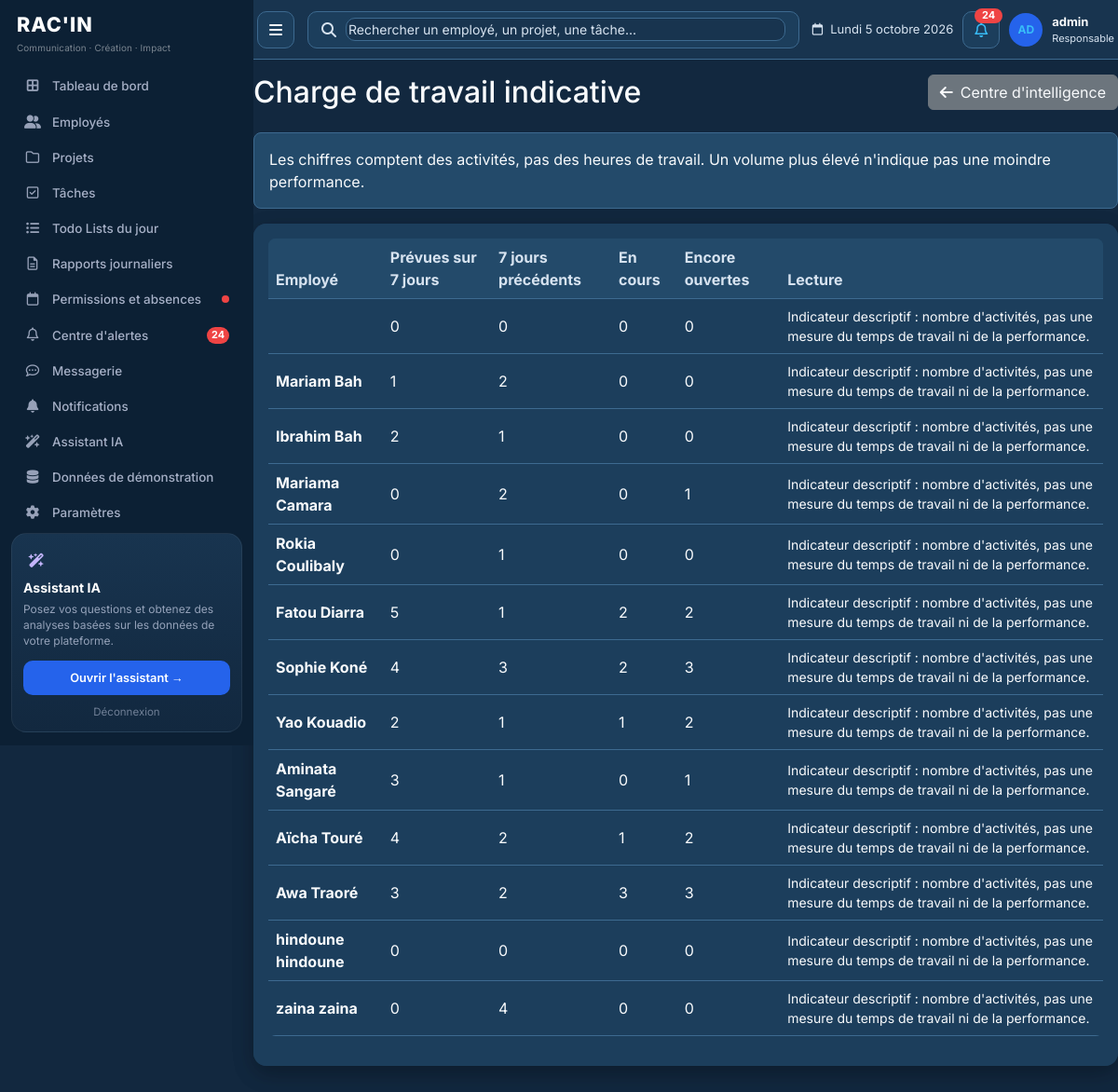
/decision-ai/workload-analysis/ (signed in), run on the app's committed database.
### authentication/models.py (models this page shows, shortened)
class User(AbstractUser):
    ROLE_CHOICES = [
        ('admin', _('Administrateur')),
        ('employee', _('Employé')),
    ]
    GENDER_CHOICES = [
        ('M', _('Homme')),
        ('F', _('Femme')),
        ('O', _('Autre')),
    ]
    role = models.CharField(
        max_length=20,
        choices=ROLE_CHOICES,
        default='employee',
        verbose_name=_('Rôle')
    )
    photo = models.ImageField(
        upload_to='profile_photos/',
        blank=True,
        null=True,
        verbose_name=_('Photo de profil')
    )
    phone = models.CharField(
        max_length=20,
        blank=True,
        verbose_name=_('Téléphone')
    )
    birth_date = models.DateField(
        blank=True,
        null=True,
        verbose_name=_('Date de naissance')
    )
    gender = models.CharField(
        max_length=1,
        choices=GENDER_CHOICES,
        blank=True,
        null=True,
        verbose_name=_('Genre')
    )
    address = models.TextField(
        blank=True,
        verbose_name=_('Adresse')
    )
    bio = models.TextField(
        blank=True,
        verbose_name=_('Bio')
    )
    is_demo = models.BooleanField(
        default=False,
        verbose_name=_('Donnée de démonstration'),
        help_text=_("Compte créé par le générateur. Il ne représente pas un employé réel."),
    )
    class Meta:
        verbose_name = _('Utilisateur')
        verbose_name_plural = _('Utilisateurs')
    def is_admin(self):
        return self.role == 'admin'

### employees/models.py (models this page shows, shortened)
class Employee(models.Model):
    STATUS_CHOICES = [
        ('active', _('Actif')),
        ('inactive', _('Inactif')),
        ('on_leave', _('En congé')),
    ]
    POSITION_CHOICES = [
        ('designer', _('Designer')),
        ('developer', _('Développeur')),
        ('project_manager', _('Chef de projet')),
        ('marketing', _('Marketing')),
        ('content_writer', _('Rédacteur')),
        ('account_manager', _('Account Manager')),
        ('community_manager', _('Community Manager')),
        ('communication', _('Chargé de communication')),
        ('other', _('Autre')),
    ]
    user = models.OneToOneField(
        User,
        on_delete=models.CASCADE,
        related_name='employee_profile',
        verbose_name=_('Utilisateur')
    )
    position = models.CharField(
        max_length=50,
        choices=POSITION_CHOICES,
        verbose_name=_('Poste')
    )
    hire_date = models.DateField(
        verbose_name=_('Date d\'embauche')
    )
    status = models.CharField(
        max_length=20,
        choices=STATUS_CHOICES,
        default='active',
        verbose_name=_('Statut')
    )
    department = models.CharField(
        max_length=100,
        blank=True,
        verbose_name=_('Département')
    )
    salary = models.DecimalField(
        max_digits=10,
        decimal_places=2,
        blank=True,
        null=True,
        verbose_name=_('Salaire')
    )
    created_at = models.DateTimeField(
        auto_now_add=True,
        verbose_name=_('Créé le')
    )
    updated_at = models.DateTimeField(
        auto_now=True,
        verbose_name=_('Mis à jour le')
    )
    class Meta:
        verbose_name = _('Employé')
        verbose_name_plural = _('Employés')
        ordering = ['-hire_date']
    @property
    def full_name(self):
        return f"{self.user.first_name} {self.user.last_name}"

### decision_ai/views.py (the view)
# urls.py: path('workload-analysis/', views.workload_analysis, name='workload_analysis'),
@admin_required
def workload_analysis(request):
    today = _parse_date(request.GET.get('date')) or timezone.now().date()
    rows = workload_rows(today)
    return render(request, 'decision_ai/workload_analysis.html', {
        'workload_analysis': rows,
        'today': today,
    })

### dashboard/context_processors.py (called while the page is built, shortened)
def _header(user):
    today = timezone.localdate()
    name = (user.get_full_name() or '').strip() or user.username
    initials = (
        f'{(user.first_name[:1] if user.first_name else "")}'
        f'{(user.last_name[:1] if user.last_name else "")}'
    ).upper() or user.username[:2].upper()
    return {
        'header_name': name,
        'header_initials': initials,
        'header_role': 'Responsable' if user.is_admin() else 'Employé',
        'header_date_label': f'{DAYS[today.weekday()]} {today.day} {MONTHS[today.month - 1]} {today.year}',
    }

def _chat_unread(user):
    if user.is_admin():
        return Message.objects.filter(
            sender__role='employee',
            receiver__role='admin',
            read_at__isnull=True,
        ).count()
    return Message.objects.filter(receiver=user, read_at__isnull=True).count()

def sidebar_counts(request):
    if not request.user.is_authenticated:
        return {}
    unread = Notification.objects.filter(user=request.user, is_read=False).count()
    header = _header(request.user)
    if request.user.is_admin():
        today = timezone.now().date()
        return {
            **header,
            'sidebar_pending_permissions': PermissionRequest.objects.filter(status='pending').count(),
            'sidebar_reports_count': DailyReport.objects.filter(date__gte=today.replace(day=1)).count(),
            'sidebar_unread_messages': unread,
            'sidebar_chat_unread': _chat_unread(request.user),
        }

### decision_ai/analytics.py (called while the page is built)
def _counts(qs):
    return {
        'planned': qs.count(),
        'completed': qs.filter(status='completed').count(),
        'in_progress': qs.filter(status__in=IN_PROGRESS).count(),
        'todo': qs.filter(status='todo').count(),
        'not_done': qs.filter(status='not_done').count(),
        'cancelled': qs.filter(status='cancelled').count(),
    }

def tasks_between(employee, start, end):
    qs = employee.assigned_tasks.filter(
        Q(planned_date__gte=start, planned_date__lte=end)
        | Q(planned_date__isnull=True, due_date__gte=start, due_date__lte=end)
    )
    return _counts(qs)

### decision_ai/views.py (called while the page is built)
def _parse_date(value):
    if not value:
        return None
    try:
        return datetime.strptime(value, '%Y-%m-%d').date()
    except ValueError:
        return None

### templates/decision_ai/workload_analysis.html (shortened to what this page needs)
{% extends 'base.html' %}
{% block content %}
<div class="d-flex justify-content-between align-items-center mb-4">
    <h2 class="mb-0">Charge de travail indicative</h2>
    <a href="{% url 'decision_ai:center' %}" class="btn btn-secondary">
        <i class="fas fa-arrow-left me-2"></i>Centre d'intelligence
    </a>
</div>
<div class="alert alert-light border">
    Les chiffres comptent des activités, pas des heures de travail.
    Un volume plus élevé n'indique pas une moindre performance.
</div>
<div class="card">
    <div class="card-body">
        {% if workload_analysis %}
        <div class="table-responsive">
            <table class="table table-hover align-middle">
                <thead>
                    <tr>
                        <th>Employé</th>
                        <th>Prévues sur 7 jours</th>
                        <th>7 jours précédents</th>
                        <th>En cours</th>
                        <th>Encore ouvertes</th>
                        <th>Lecture</th>
                    </tr>
                </thead>
                <tbody>
                    {% for item in workload_analysis %}
                    <tr>
                        <td><strong>{{ item.employee.full_name }}</strong></td>
                        <td>{{ item.planned }}</td>
                        <td>{{ item.previous_planned }}</td>
                        <td>{{ item.in_progress }}</td>
                        <td>{{ item.unfinished }}</td>
                        <td class="small">
                            {{ item.recommendation }}
                        </td>
                    </tr>
                    {% endfor %}
                </tbody>
            </table>
        </div>
        {% else %}
        <div class="text-center py-5">
            <p class="text-muted">Aucun employé actif à afficher.</p>
        </div>
        {% endif %}
    </div>
</div>
{% endblock %}

### templates/base.html (shortened to what this page needs)
{% load static %}
<!DOCTYPE html>
<html lang="fr">
<head>
    <link href="https://cdn.jsdelivr.net/npm/bootstrap@5.3.0/dist/css/bootstrap.min.css" rel="stylesheet">
    <link href="https://cdnjs.cloudflare.com/ajax/libs/font-awesome/6.4.0/css/all.min.css" rel="stylesheet">
    <link rel="stylesheet" href="{% static 'css/platform.css' %}?v=3">
</head>
<body class="{% block body_class %}{% endblock %}">
    {% if user.is_authenticated %}
    <div class="container-fluid">
        <div class="row app-row">
            <div class="sidebar sidebar-racin p-0">
                <div class="racin-brand">
                    <div class="racin-logo">RAC'IN</div>
                    <div class="racin-tag">Communication · Création · Impact</div>
                </div>
                <nav class="sidebar-nav nav flex-column">
                    {% if user.is_admin %}
                    <a class="nav-link {% if request.resolver_match.url_name == 'home' and request.resolver_match.namespace == 'dashboard' %}active{% endif %}" href="{% url 'dashboard:home' %}">
                        <i class="fas fa-border-all"></i> Tableau de bord
                    </a>
                    <a class="nav-link {% if request.resolver_match.namespace == 'employees' %}active{% endif %}" href="{% url 'employees:list' %}">
                        <i class="fas fa-user-friends"></i> Employés
                    </a>
                    <a class="nav-link {% if request.resolver_match.namespace == 'projects' %}active{% endif %}" href="{% url 'projects:list' %}">
                        <i class="far fa-folder"></i> Projets
                    </a>
                    <a class="nav-link {% if request.resolver_match.namespace == 'tasks' and request.resolver_match.url_name != 'daily' %}active{% endif %}" href="{% url 'tasks:list' %}">
                        <i class="far fa-check-square"></i> Tâches
                    </a>
                    <a class="nav-link {% if request.resolver_match.namespace == 'tasks' and request.resolver_match.url_name == 'daily' %}active{% endif %}" href="{% url 'tasks:daily' %}">
                        <i class="fas fa-list-ul"></i> Todo Lists du jour
                    </a>
                    <a class="nav-link {% if request.resolver_match.namespace == 'reports' %}active{% endif %}" href="{% url 'reports:list' %}">
                        <i class="far fa-file-alt"></i> Rapports journaliers
                    </a>
                    <a class="nav-link {% if request.resolver_match.namespace == 'permissions' %}active{% endif %}" href="{% url 'permissions:list' %}">
                        <i class="far fa-calendar"></i> Permissions et absences
                        {% if sidebar_pending_permissions %}<span class="racin-dot"></span>{% endif %}
                    </a>
                    <a class="nav-link {% if request.resolver_match.url_name == 'delay_detection' %}active{% endif %}" href="{% url 'decision_ai:delay_detection' %}">
                        <i class="far fa-bell"></i> Centre d'alertes
                        {% if sidebar_unread_messages %}<span class="racin-badge">{{ sidebar_unread_messages }}</span>{% endif %}
                    </a>
                    <a class="nav-link {% if request.resolver_match.namespace == 'messaging' %}active{% endif %}" href="{% url 'messaging:inbox' %}">
                        <i class="far fa-comment-dots"></i> Messagerie
                    </a>
                    <a class="nav-link {% if request.resolver_match.namespace == 'notifications' %}active{% endif %}" href="{% url 'notifications:list' %}">
                        <i class="fas fa-bell"></i> Notifications
                    </a>
                    <a class="nav-link {% if request.resolver_match.url_name == 'assistant' %}active{% endif %}" href="{% url 'decision_ai:assistant' %}">
                        <i class="fas fa-wand-magic-sparkles"></i> Assistant IA
                    </a>
                    <a class="nav-link {% if request.resolver_match.url_name == 'demo_data' %}active{% endif %}" href="{% url 'employees:demo_data' %}">
                        <i class="fas fa-database"></i> Données de démonstration
                    </a>
                    <a class="nav-link {% if request.resolver_match.namespace == 'authentication' and request.resolver_match.url_name != 'logout' %}active{% endif %}" href="{% url 'authentication:profile' %}">
                        <i class="fas fa-cog"></i> Paramètres
                    </a>
                    {% endif %}
                </nav>
                {% if user.is_admin %}
                {% block sidebar_card %}
                <div class="racin-ai">
                    <div class="racin-ai-icon"><i class="fas fa-wand-magic-sparkles"></i></div>
                    <h6>Assistant IA</h6>
                    <p>Posez vos questions et obtenez des analyses basées sur les données de votre plateforme.</p>
                    <a class="racin-ai-btn" href="{% url 'decision_ai:assistant' %}">Ouvrir l'assistant →</a>
                    <a class="racin-logout" href="{% url 'authentication:logout' %}">Déconnexion</a>
                </div>
                {% endblock %}
                {% endif %}
            </div>
            <div class="racin-content">
                <header class="app-header">
                    <button class="app-icon-btn" type="button" id="app-menu" aria-label="Menu"><i class="fas fa-bars"></i></button>
                    <form class="app-search" method="get" action="{% url 'dashboard:search' %}">
                        <i class="fas fa-search"></i>
                        <input type="search" name="q" placeholder="{% if user.is_admin %}Rechercher un employé, un projet, une tâche...{% else %}Rechercher un projet, une tâche...{% endif %}" aria-label="Recherche">
                    </form>
                    <div class="app-tools">
                        <div class="app-date"><i class="far fa-calendar"></i> {{ header_date_label }}</div>
                        <a class="app-icon-btn" href="{% url 'notifications:list' %}" aria-label="Notifications">
                            <i class="far fa-bell"></i>
                            {% if sidebar_unread_messages %}<span class="app-badge">{{ sidebar_unread_messages }}</span>{% endif %}
                        </a>
                        <a class="app-user" href="{% url 'authentication:profile' %}">
                            <span class="app-avatar">{{ header_initials }}</span>
                            <span><strong>{{ header_name }}</strong><span>{{ header_role }}</span></span>
                        </a>
                    </div>
                </header>
    {% endif %}
                {% block content %}{% endblock %}
    {% if user.is_authenticated %}
            </div>
        </div>
    </div>
    {% else %}
    </div>
    {% endif %}
</body>
</html>

### data on the page
User: username "admin"
Employee: planned "0", previous_planned "0", in_progress "0", unfinished "0", recommendation "Indicateur descriptif : nombre d'activités, pas une mesure du temps de travail ni de la performance."
Employee: employee.full_name "Mariam Bah", planned "1", previous_planned "2", in_progress "0", unfinished "0", recommendation "Indicateur descriptif : nombre d'activités, pas une mesure du temps de travail ni de la performance."
Employee: employee.full_name "Ibrahim Bah", planned "2", previous_planned "1", in_progress "0", unfinished "0", recommendation "Indicateur descriptif : nombre d'activités, pas une mesure du temps de travail ni de la performance."
Employee: employee.full_name "Mariama Camara", planned "0", previous_planned "2", in_progress "0", unfinished "1", recommendation "Indicateur descriptif : nombre d'activités, pas une mesure du temps de travail ni de la performance."
Employee: employee.full_name "Rokia Coulibaly", planned "0", previous_planned "1", in_progress "0", unfinished "0", recommendation "Indicateur descriptif : nombre d'activités, pas une mesure du temps de travail ni de la performance."
Employee: employee.full_name "Fatou Diarra", planned "5", previous_planned "1", in_progress "2", unfinished "2", recommendation "Indicateur descriptif : nombre d'activités, pas une mesure du temps de travail ni de la performance."
Employee: employee.full_name "Sophie Koné", planned "4", previous_planned "3", in_progress "2", unfinished "3", recommendation "Indicateur descriptif : nombre d'activités, pas une mesure du temps de travail ni de la performance."
Employee: employee.full_name "Yao Kouadio", planned "2", previous_planned "1", in_progress "1", unfinished "2", recommendation "Indicateur descriptif : nombre d'activités, pas une mesure du temps de travail ni de la performance."
Employee: employee.full_name "Aminata Sangaré", planned "3", previous_planned "1", in_progress "0", unfinished "1", recommendation "Indicateur descriptif : nombre d'activités, pas une mesure du temps de travail ni de la performance."
Employee: employee.full_name "Aïcha Touré", planned "4", previous_planned "2", in_progress "1", unfinished "2", recommendation "Indicateur descriptif : nombre d'activités, pas une mesure du temps de travail ni de la performance."
Employee: employee.full_name "Awa Traoré", planned "3", previous_planned "2", in_progress "3", unfinished "3", recommendation "Indicateur descriptif : nombre d'activités, pas une mesure du temps de travail ni de la performance."
Employee: employee.full_name "hindoune hindoune", planned "0", previous_planned "0", in_progress "0", unfinished "0", recommendation "Indicateur descriptif : nombre d'activités, pas une mesure du temps de travail ni de la performance."
Employee: employee.full_name "zaina zaina", planned "0", previous_planned "4", in_progress "0", unfinished "0", recommendation "Indicateur descriptif : nombre d'activités, pas une mesure du temps de travail ni de la performance."

### other printed values
{{ sidebar_unread_messages }} "24"
{{ header_date_label }} "Lundi 5 octobre 2026"
{{ header_initials }} "AD"
{{ header_role }} "Responsable"
